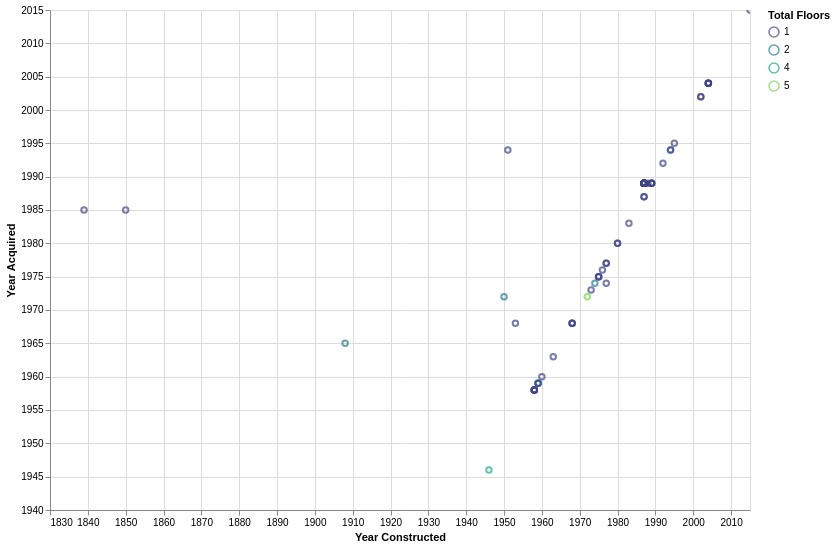

Notebook source saved alongside this figure:
### Code cell
input_dropdown2 = alt.binding_select(options=[None, 1, 2, 3, 4, 5], labels=['All', '1', '2', '3', '4', '5'],
                                    name='Total Floors')
selection2 = alt.selection_point(fields=['Total Floors'], bind=input_dropdown2)

chart2 = alt.Chart(filtered_hw_data).mark_point().encode(
    alt.X('Year Constructed:T', scale=alt.Scale(domain=['1830-01-01', '2015-01-01'])),
    alt.Y('Year Acquired:T', scale = alt.Scale(domain = ['1940-01-01', '2015-01-01'])),
    color = alt.Color('Total Floors:O', scale=alt.Scale(scheme='viridis'))
).properties(width = 700, height = 500).interactive().add_params(
    selection2
).transform_filter(selection2)

chart2
